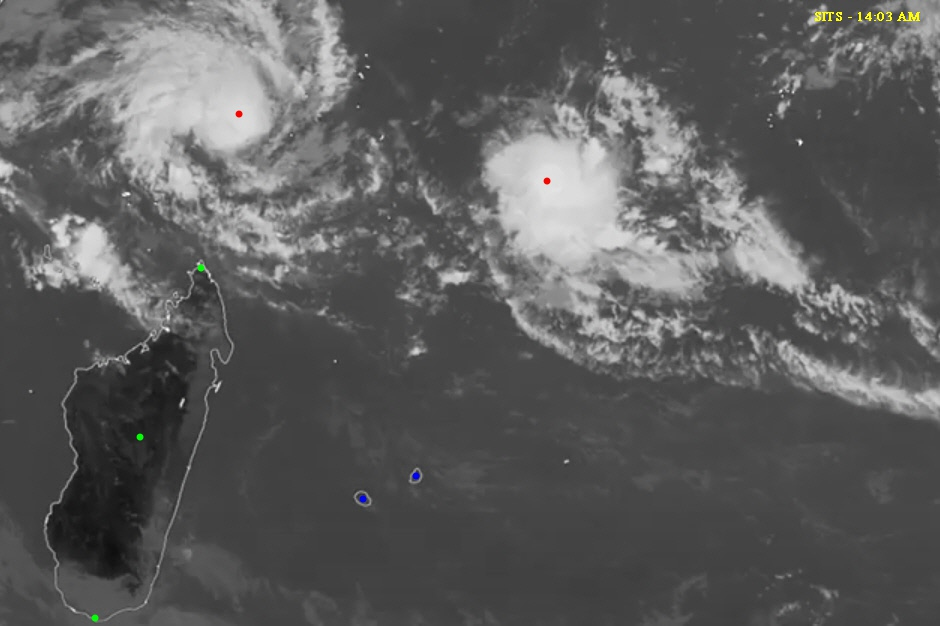
#> input picture Assignment_1/EE604_assign1-pictures/EE604-Assign1-pictures/1.jpg, 940 x 626 px, found by its file name
$ jupyter execute cycloneanalyzer.ipynb
#> lines starting #> are read from the running program, lines starting #| are printed output that depends on the picture
[cell 1]
import numpy as np
import cv2
import matplotlib.pyplot as plt
import sys
from IPython.display import display
from PIL import Image

[cell 2]
t1 = cv2.imread('1.jpg')
#> t1 is the input picture: shape (626, 940, 3); mean B, G, R 92.6, 92.7, 92.7
t2 = cv2.imread('2.jpg')
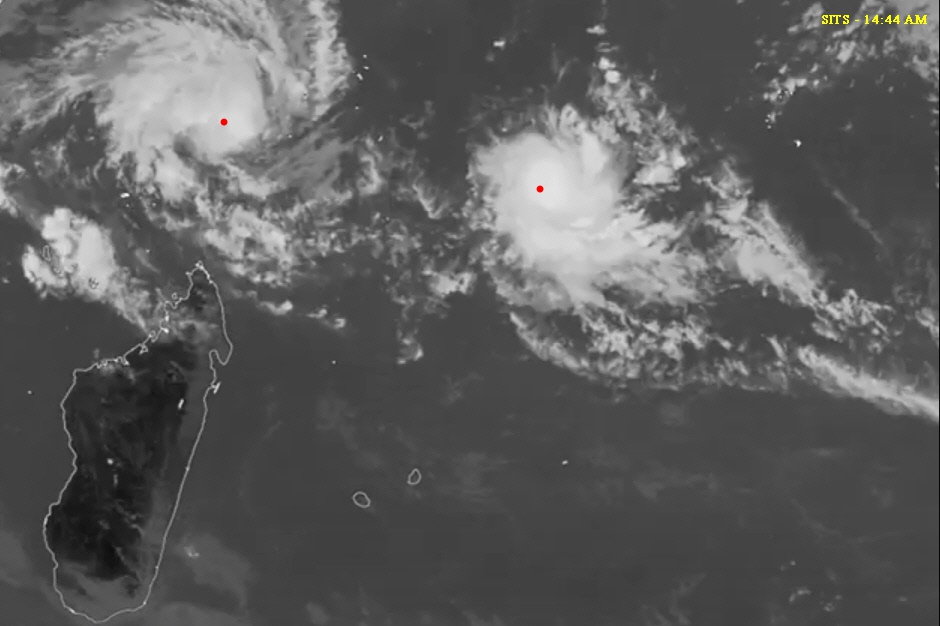
#> input picture Assignment_1/EE604_assign1-pictures/EE604-Assign1-pictures/2.jpg, 940 x 626 px, found by its file name
#> t2 is the input picture: shape (626, 940, 3); mean B, G, R 92.9, 93.1, 93.1
t3 = cv2.imread('3.jpg')
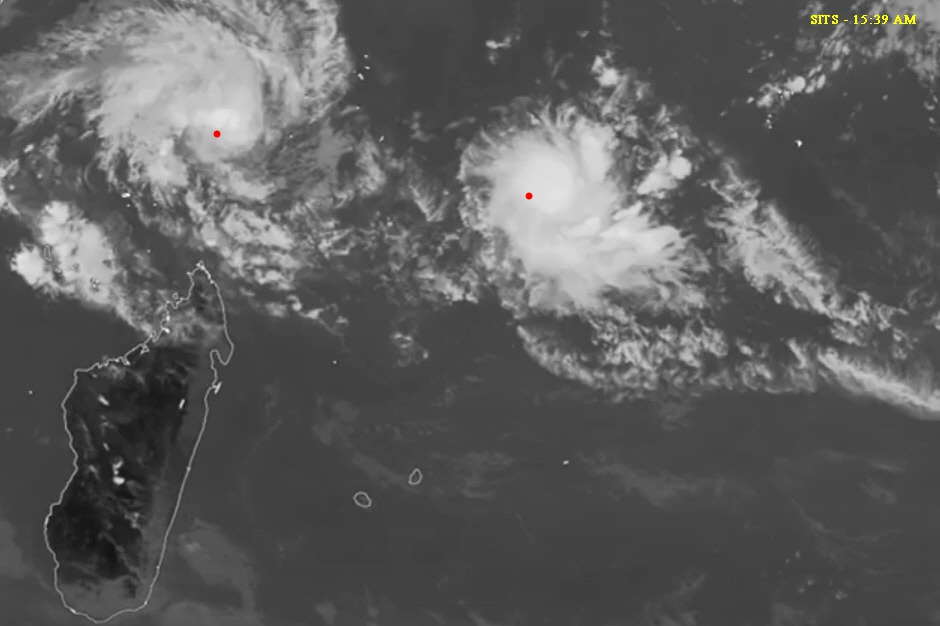
#> input picture Assignment_1/EE604_assign1-pictures/EE604-Assign1-pictures/3.jpg, 940 x 626 px, found by its file name
#> t3 is the input picture: shape (626, 940, 3); mean B, G, R 93.5, 93.6, 93.7

#### Manually checking the pixels of dots present in the image to find the position

##### Images

[cell 3]
display(Image.open('1.jpg'))

[cell 4]
display(Image.open('2.jpg'))

[cell 5]
display(Image.open('3.jpg'))

##### Coordinates taken from 1st image:
* Belna(x1,y1) = (239, 113)
* Ambali(r1,s1) = (546, 181)

##### Coordinates taken from image 2:
* Balna(x2,y2) = (223, 121)
* Ambali(r2,s2) = (539, 189)

##### Coordinates taken from Image 3:
* Balna(x3,y3) = (217, 134)
* Ambali(r3,s3) = (528, 196)

#### Overlapping the images togther using transparent background code

[cell 6]
image = cv2.addWeighted(t1,0.5,t2,0.5,0)
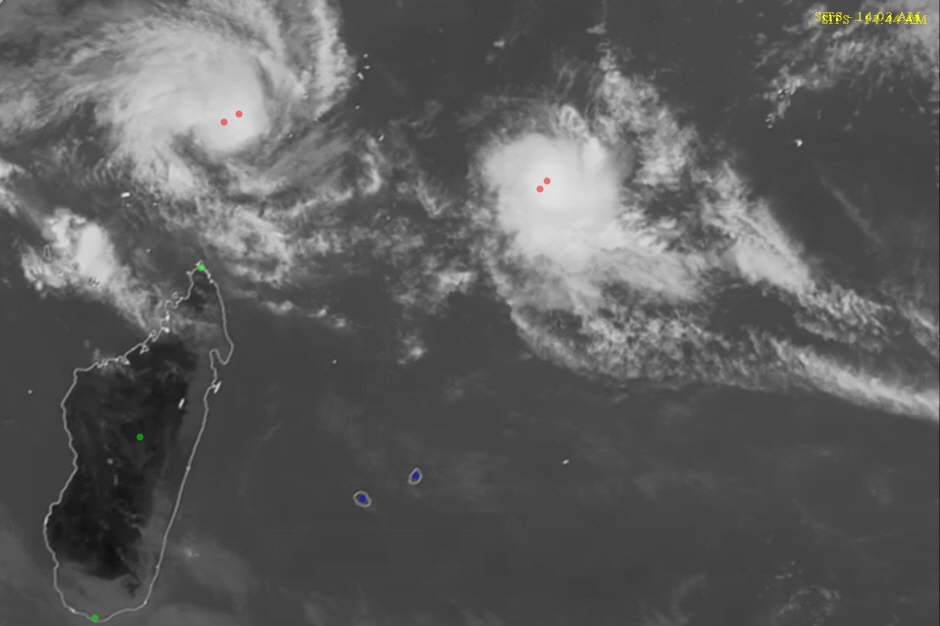
#> image: shape (626, 940, 3); mean B, G, R 92.7, 92.9, 92.9
image = cv2.addWeighted(image,0.5,t3,0.5,0)
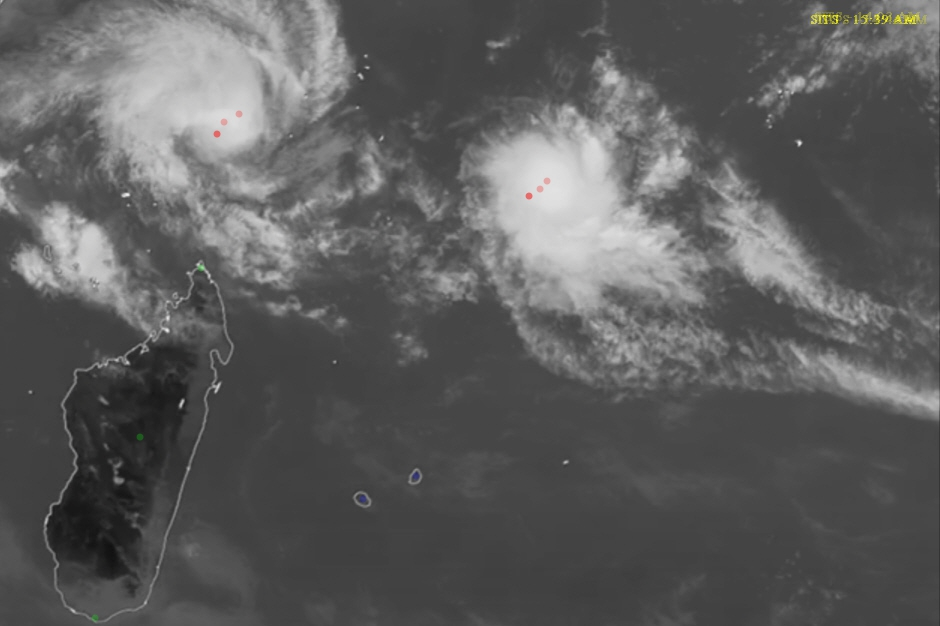
#> image: shape (626, 940, 3); mean B, G, R 93.1, 93.3, 93.3

[cell 7]
cv2.imwrite('tjy.jpg',image)
display(Image.open('tjy.jpg'))

#### Function for drawing line passing through two given points

[cell 8]
def drawLine(image,x1,y1,x2,y2):

#> called with x1 = 223, y1 = 121, x2 = 217, y2 = 134
    m=(y2-y1)/(x2-x1)
    h,w=image.shape[:2]
#> h = 626; w = 940

    px=0
    py=-(x1-0)*m+y1
    qx=w
#> qx = 940
    qy=-(x2-w)*m+y2
#> qy = -1432.5
    cv2.line(image, (int(px), int(py)), (int(qx), int(qy)), (255, 0, 0), 2)

[cell 9]
drawLine(image,223,121,217,134)
drawLine(image,539,189,528,196)
#> call 2 of drawLine, with x1 = 539, y1 = 189, x2 = 528, y2 = 196
#> in drawLine (call 2), `cv2.line(image, (int(px), int(py)), (int(qx), int(qy)), (255, 0, 0), 2)`:
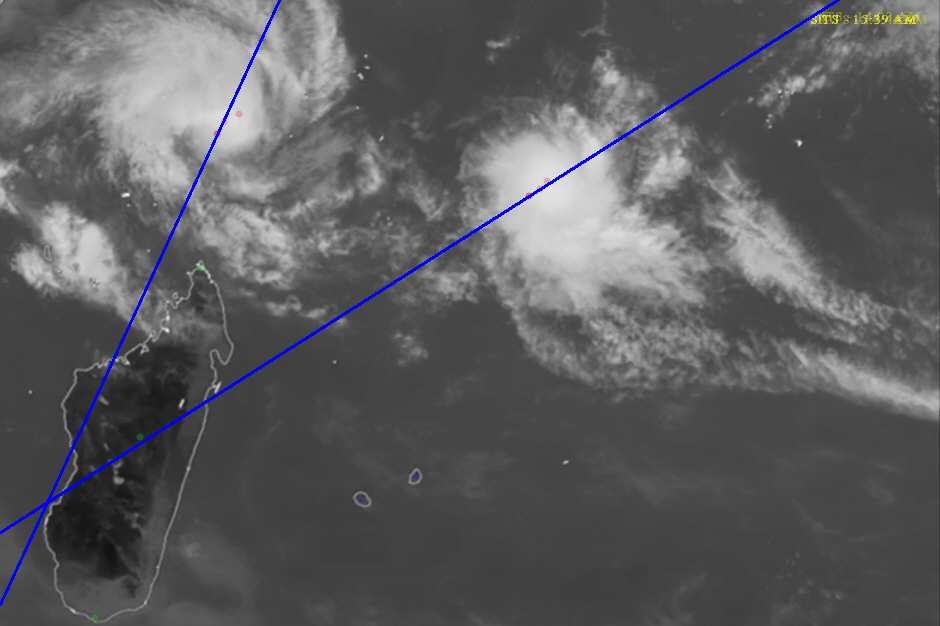
#> image: shape (626, 940, 3); mean B, G, R 94.4, 92.4, 92.4

[cell 10]
cv2.imwrite('is.jpg',image)
display(Image.open('is.jpg'))
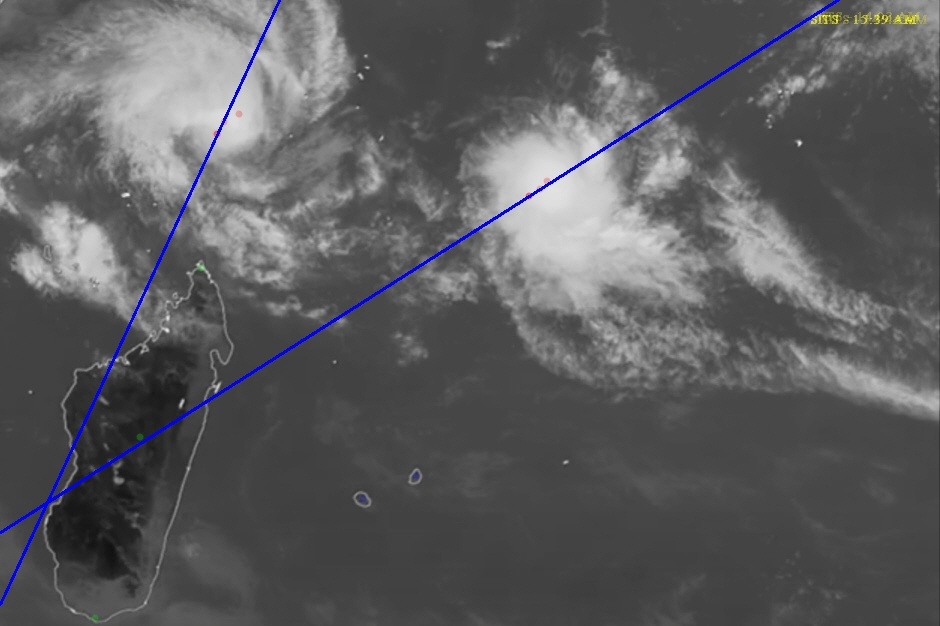
#> shown: PIL image 940x626 RGB; mean R, G, B 92.4, 92.4, 94.4
